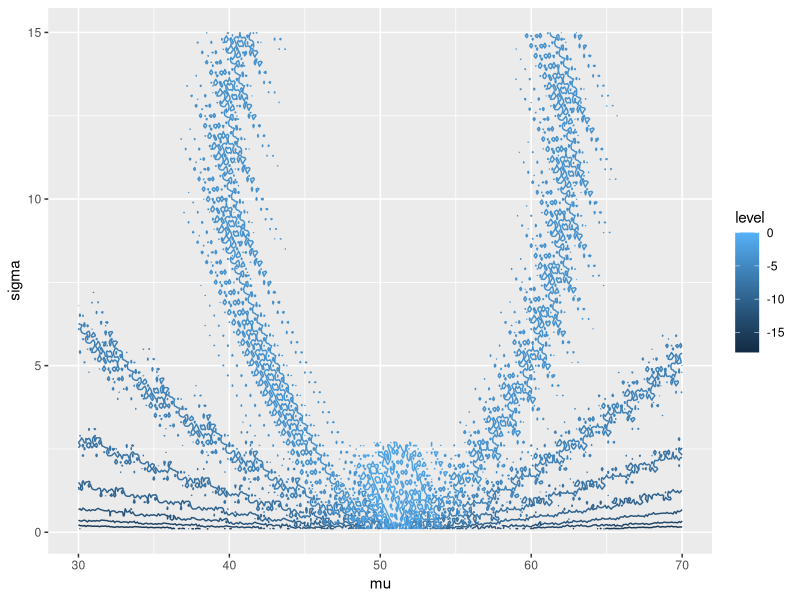

Recreate this plot in R.
############# Solutions to question 2.3 #############
library(ggplot2)

ll <- function(mu, sigma, y)
{
  alpha <- 3
  n <- length(y)
  return (n * log(1/sigma) + sum(dt((y - mu)/sigma, alpha, log = TRUE)))
}

# ggplot contour
mus <- seq(30,70, 0.1)
sigs <- seq(0.1,15,0.1)

# apply(expand.grid(mus, sigs), 1, function(x){ll(x[1], x[2], y = nhtemp)}) - try using apply
df.lik <- setNames(expand.grid(mus, sigs), c('mu', 'sigma')) 
vfun1 <- Vectorize(ll, SIMPLIFY = TRUE)

df.lik$z <- vfun1(df.lik$mu,df.lik$sigma, nhtemp)       
ggplot(df.lik, aes(mu, sigma, z=z)) + stat_contour(aes(colour = ..level..))
